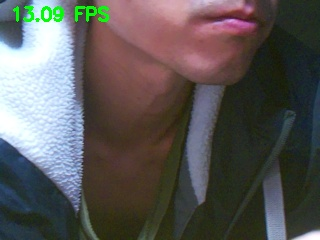
#> input picture libs/FaceReco/FaceReco_backup_1776086623/captures/photo_1776080187829_1776080188476.jpg, 320 x 240 px
$ python inspect_contours.py ../libs/FaceReco/FaceReco_backup_1776086623/captures/photo_1776080187829_1776080188476.jpg
#> lines starting #> are read from the running program, lines starting #| are printed output that depends on the picture; after the words box and inside, x2 and y2 are one past the last pixel; in counts of white or black regions, pixels touching at a corner belong together
import cv2
import numpy as np
import sys

path = sys.argv[1]
img = cv2.imread(path, cv2.IMREAD_COLOR)
#> img is the input picture: shape (240, 320, 3); mean B, G, R 85.8, 87.5, 90.5
if img is None:
    print('cannot open', path); sys.exit(1)

h,w = img.shape[:2]
#> h = 240; w = 320
print('size', w, 'x', h)
#| size 320 x 240
gray = cv2.cvtColor(img, cv2.COLOR_BGR2GRAY)
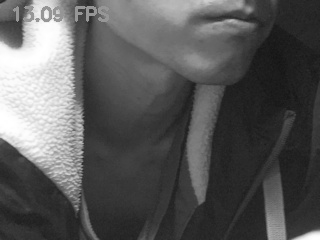
#> gray: shape (240, 320); min 19, max 255, mean 88.2
blur = cv2.GaussianBlur(gray, (5,5), 0)
th = cv2.adaptiveThreshold(blur,255,cv2.ADAPTIVE_THRESH_GAUSSIAN_C, cv2.THRESH_BINARY,51,10)
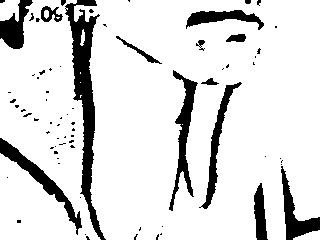
#> th: shape (240, 320); 86.6% white; 74 black regions (59 under 20 px), largest, box (x1, y1, x2, y2) and area: (65, 0, 106, 240) 2998, (169, 70, 198, 211) 1208, (0, 138, 82, 235) 1196
# morphology
k = max(3, min(63, int(max(1, w/60))))
#> k = 5
kern = cv2.getStructuringElement(cv2.MORPH_ELLIPSE, (k,k))
th = cv2.morphologyEx(th, cv2.MORPH_CLOSE, kern)
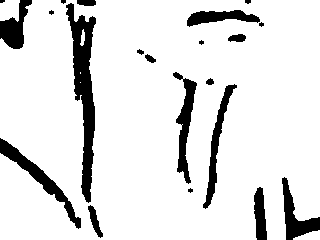
#> th: shape (240, 320); 88.1% white; 21 black regions (6 under 20 px), largest, box (x1, y1, x2, y2) and area: (66, 3, 96, 203) 2580, (0, 138, 81, 229) 1158, (173, 72, 197, 184) 991
th = cv2.medianBlur(th,3)
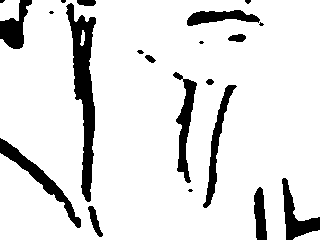
#> th: shape (240, 320); 88.2% white; 21 black regions (7 under 20 px)

contours, _ = cv2.findContours(th, cv2.RETR_EXTERNAL, cv2.CHAIN_APPROX_SIMPLE)
#> contours = 3 contours; box (x1, y1, x2, y2) and area: (0, 0, 320, 240) 72060, (0, 0, 20, 21) 331, (293, 230, 320, 240) 138
print('contours', len(contours))
#| contours 3
for i,c in enumerate(contours):
    area = cv2.contourArea(c)
    peri = cv2.arcLength(c, True)
    approx = cv2.approxPolyDP(c, 0.01*peri, True)
    convex = cv2.isContourConvex(approx)
    bound = cv2.boundingRect(c)
    rect = cv2.minAreaRect(c)
    (rw,rh) = rect[1]
    short_edge = min(rw,rh)
    long_edge = max(rw,rh)
    solidity = area / (bound[2]*bound[3]) if bound[2]*bound[3]>0 else 0
    aspect = short_edge/long_edge if long_edge>0 else 0
    print(f'contour {i}: area={area:.1f} approx={len(approx)} convex={convex} solidity={solidity:.3f} short={short_edge:.1f} long={long_edge:.1f} aspect={aspect:.3f} bound={bound}')
#> this loop made 3 passes
#> (area, peri, bound, rect, rw, rh, short_edge, long_edge) on passes 1 to 3: (138.5, 64.73, (293, 230, 27, 10), ((306, 234.5), (9, 26), -90), 9, 26, 9, 26), (72059.5, 1572.1, (0, 0, 320, 240), ((159.5, 119.5), (239, 319), -90), 239, 319, 239, 319), (331, 78.14, (0, 0, 20, 21), ((9.5, 10), (20, 19), -90), 20, 19, 19, 20)
#| contour 0: area=138.5 approx=6 convex=False solidity=0.513 short=9.0 long=26.0 aspect=0.346 bound=(293, 230, 27, 10)
#| contour 1: area=72059.5 approx=15 convex=False solidity=0.938 short=239.0 long=319.0 aspect=0.749 bound=(0, 0, 320, 240)
#| contour 2: area=331.0 approx=11 convex=False solidity=0.788 short=19.0 long=20.0 aspect=0.950 bound=(0, 0, 20, 21)

cv2.imwrite('/tmp/inspect_th.png', th)
print('wrote /tmp/inspect_th.png')
